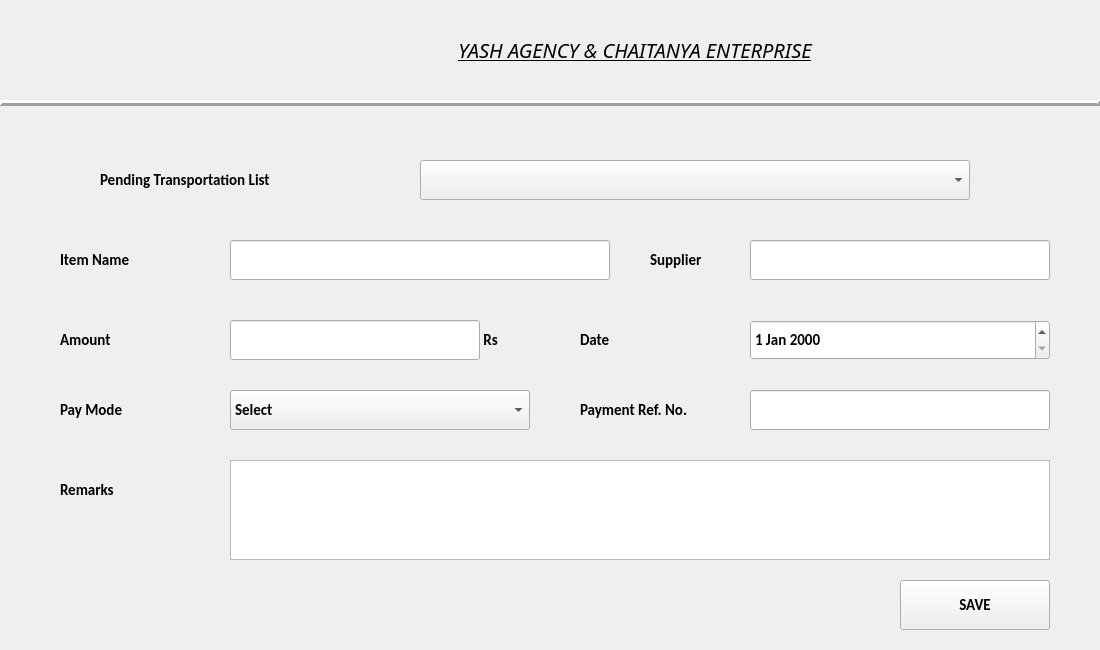
<?xml version="1.0" encoding="UTF-8"?>
<ui version="4.0">
 <class>Form</class>
 <widget class="QWidget" name="Form">
  <property name="geometry">
   <rect>
    <x>0</x>
    <y>0</y>
    <width>1100</width>
    <height>650</height>
   </rect>
  </property>
  <property name="font">
   <font>
    <family>Calibri</family>
    <pointsize>11</pointsize>
    <weight>75</weight>
    <bold>true</bold>
   </font>
  </property>
  <property name="windowTitle">
   <string>Transportation</string>
  </property>
  <widget class="Line" name="line_2">
   <property name="geometry">
    <rect>
     <x>0</x>
     <y>95</y>
     <width>1100</width>
     <height>16</height>
    </rect>
   </property>
   <property name="frameShadow">
    <enum>QFrame::Raised</enum>
   </property>
   <property name="lineWidth">
    <number>3</number>
   </property>
   <property name="orientation">
    <enum>Qt::Horizontal</enum>
   </property>
  </widget>
  <widget class="QLabel" name="Y_2">
   <property name="geometry">
    <rect>
     <x>0</x>
     <y>0</y>
     <width>180</width>
     <height>100</height>
    </rect>
   </property>
   <property name="text">
    <string/>
   </property>
   <property name="pixmap">
    <pixmap>../Images/yash_logo.jpeg</pixmap>
   </property>
   <property name="scaledContents">
    <bool>true</bool>
   </property>
  </widget>
  <widget class="QLabel" name="label_2">
   <property name="geometry">
    <rect>
     <x>270</x>
     <y>10</y>
     <width>730</width>
     <height>80</height>
    </rect>
   </property>
   <property name="font">
    <font>
     <family>News701 BT</family>
     <pointsize>15</pointsize>
     <weight>50</weight>
     <italic>true</italic>
     <bold>false</bold>
     <underline>true</underline>
    </font>
   </property>
   <property name="text">
    <string>YASH AGENCY &amp; CHAITANYA ENTERPRISE</string>
   </property>
   <property name="scaledContents">
    <bool>true</bool>
   </property>
   <property name="alignment">
    <set>Qt::AlignCenter</set>
   </property>
   <property name="wordWrap">
    <bool>false</bool>
   </property>
  </widget>
  <widget class="QDateEdit" name="dateEdit">
   <property name="geometry">
    <rect>
     <x>750</x>
     <y>320</y>
     <width>300</width>
     <height>40</height>
    </rect>
   </property>
  </widget>
  <widget class="QLabel" name="label_5">
   <property name="geometry">
    <rect>
     <x>100</x>
     <y>160</y>
     <width>260</width>
     <height>40</height>
    </rect>
   </property>
   <property name="text">
    <string>Pending Transportation List</string>
   </property>
  </widget>
  <widget class="QLabel" name="label_10">
   <property name="geometry">
    <rect>
     <x>60</x>
     <y>390</y>
     <width>150</width>
     <height>40</height>
    </rect>
   </property>
   <property name="text">
    <string>Pay Mode</string>
   </property>
  </widget>
  <widget class="QLineEdit" name="refId_Edit">
   <property name="geometry">
    <rect>
     <x>750</x>
     <y>390</y>
     <width>300</width>
     <height>40</height>
    </rect>
   </property>
   <property name="text">
    <string/>
   </property>
  </widget>
  <widget class="QLabel" name="label_8">
   <property name="geometry">
    <rect>
     <x>60</x>
     <y>240</y>
     <width>150</width>
     <height>40</height>
    </rect>
   </property>
   <property name="text">
    <string>Item Name</string>
   </property>
  </widget>
  <widget class="QTextEdit" name="remarks_Edit">
   <property name="geometry">
    <rect>
     <x>230</x>
     <y>460</y>
     <width>820</width>
     <height>100</height>
    </rect>
   </property>
  </widget>
  <widget class="QLabel" name="label_3">
   <property name="geometry">
    <rect>
     <x>60</x>
     <y>470</y>
     <width>150</width>
     <height>40</height>
    </rect>
   </property>
   <property name="text">
    <string>Remarks</string>
   </property>
  </widget>
  <widget class="QComboBox" name="payMode_ComboBox">
   <property name="geometry">
    <rect>
     <x>230</x>
     <y>390</y>
     <width>300</width>
     <height>40</height>
    </rect>
   </property>
   <item>
    <property name="text">
     <string>Select</string>
    </property>
   </item>
   <item>
    <property name="text">
     <string>Cash</string>
    </property>
   </item>
   <item>
    <property name="text">
     <string>Cheque</string>
    </property>
   </item>
   <item>
    <property name="text">
     <string>Online Payment</string>
    </property>
   </item>
   <item>
    <property name="text">
     <string>Bank Transfer</string>
    </property>
   </item>
  </widget>
  <widget class="QLabel" name="label_9">
   <property name="geometry">
    <rect>
     <x>650</x>
     <y>240</y>
     <width>100</width>
     <height>40</height>
    </rect>
   </property>
   <property name="text">
    <string>Supplier</string>
   </property>
  </widget>
  <widget class="QLineEdit" name="itemName_Edit">
   <property name="geometry">
    <rect>
     <x>230</x>
     <y>240</y>
     <width>380</width>
     <height>40</height>
    </rect>
   </property>
  </widget>
  <widget class="QLabel" name="label_7">
   <property name="geometry">
    <rect>
     <x>480</x>
     <y>320</y>
     <width>50</width>
     <height>40</height>
    </rect>
   </property>
   <property name="text">
    <string> Rs</string>
   </property>
  </widget>
  <widget class="QLabel" name="label_6">
   <property name="geometry">
    <rect>
     <x>60</x>
     <y>320</y>
     <width>150</width>
     <height>40</height>
    </rect>
   </property>
   <property name="text">
    <string>Amount</string>
   </property>
  </widget>
  <widget class="QComboBox" name="pendingTransport_CB">
   <property name="geometry">
    <rect>
     <x>420</x>
     <y>160</y>
     <width>550</width>
     <height>40</height>
    </rect>
   </property>
  </widget>
  <widget class="QLineEdit" name="amount_Edit">
   <property name="geometry">
    <rect>
     <x>230</x>
     <y>320</y>
     <width>250</width>
     <height>40</height>
    </rect>
   </property>
  </widget>
  <widget class="QLabel" name="label">
   <property name="geometry">
    <rect>
     <x>580</x>
     <y>320</y>
     <width>150</width>
     <height>40</height>
    </rect>
   </property>
   <property name="text">
    <string>Date</string>
   </property>
  </widget>
  <widget class="QLabel" name="label_11">
   <property name="geometry">
    <rect>
     <x>580</x>
     <y>390</y>
     <width>160</width>
     <height>40</height>
    </rect>
   </property>
   <property name="text">
    <string>Payment Ref. No.</string>
   </property>
  </widget>
  <widget class="QPushButton" name="saveButton">
   <property name="geometry">
    <rect>
     <x>900</x>
     <y>580</y>
     <width>150</width>
     <height>50</height>
    </rect>
   </property>
   <property name="text">
    <string>SAVE</string>
   </property>
  </widget>
  <widget class="QLineEdit" name="supplier_Edit">
   <property name="geometry">
    <rect>
     <x>750</x>
     <y>240</y>
     <width>300</width>
     <height>40</height>
    </rect>
   </property>
  </widget>
 </widget>
 <resources/>
 <connections/>
</ui>
